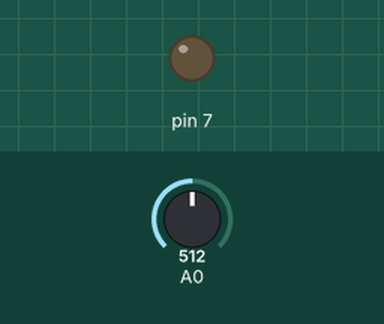
Simulated run of this sketch. Board: Arduino Uno, built with avr-gcc and run on an emulated ATmega328P. On the bench: output pins drawn as LEDs (lit = HIGH). Inputs (shaded band) come from the test bench; at power-on: A0 = 512. What the sketch prints to the serial monitor is not drawn.

Above: at 0.15 s.
Timing chart, 0 to 1.8 s (numbered marks = the images above):
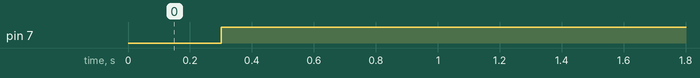

The sketch:

watering.ino
```cpp
#include <Wire.h>
#include <LiquidCrystal_I2C.h>

LiquidCrystal_I2C lcd(0x27,16,2);  // set the LCD address to 0x27 for a 16 chars and 2 line display

float lowTemp = 0;
float highTemp = 0;

void setup() {
  Serial.begin(9600);

  pinMode(7,OUTPUT); //繼電器的接腳

  // initialize the lcd
  /*
  lcd.init();
  lcd.backlight();
  lcd.setCursor(2,0);
  lcd.print("Welcome!");
  lcd.setCursor(2,1);
  lcd.print("Ann's Garden");
  */
}

void loop() {
  //澆花
  delay(300);  //延遲時間，可自行調整
  int sensorValue = analogRead(A0); //土壤濕度感測器的接腳，讀取數值
  sensorValue = 1023 - sensorValue;
  sensorValue = map(sensorValue,0,1023,0,999);
  float percentVaule = sensorValue/10;
  Serial.println(analogRead(A0));
  Serial.print(percentVaule,1);
  Serial.println("%");
  if(percentVaule < 50){   //判斷是不是太乾燥了。600只是參考值，可依不同環境及土壤，設定不同的數值。
    digitalWrite(7,HIGH);   //如果太乾燥，就啟動抽水泵給水
  }else{
    digitalWrite(7,LOW);    //如果濕度夠了就停止給水
  }

/*
  //更新最高與最低濕度
  if(percentVaule < lowTemp){
    lowTemp = percentVaule;
  }
  if(percentVaule > highTemp){
    highTemp = percentVaule;
  }

  //LCD顯示
  lcd.clear();
  lcd.setCursor(0,0);
  lcd.print("Now Temp:");
  lcd.print(percentVaule);
  lcd.print("%");
  lcd.setCursor(0,1);
  //lcd.print("Low:");
  lcd.print(lowTemp);
  lcd.print("%~");
  //lcd.print("High:");
  lcd.print(highTemp);
  lcd.print("%");
  */
}
```

Measured:
- by itself, pin 7: LOW → HIGH at 0.30 s
